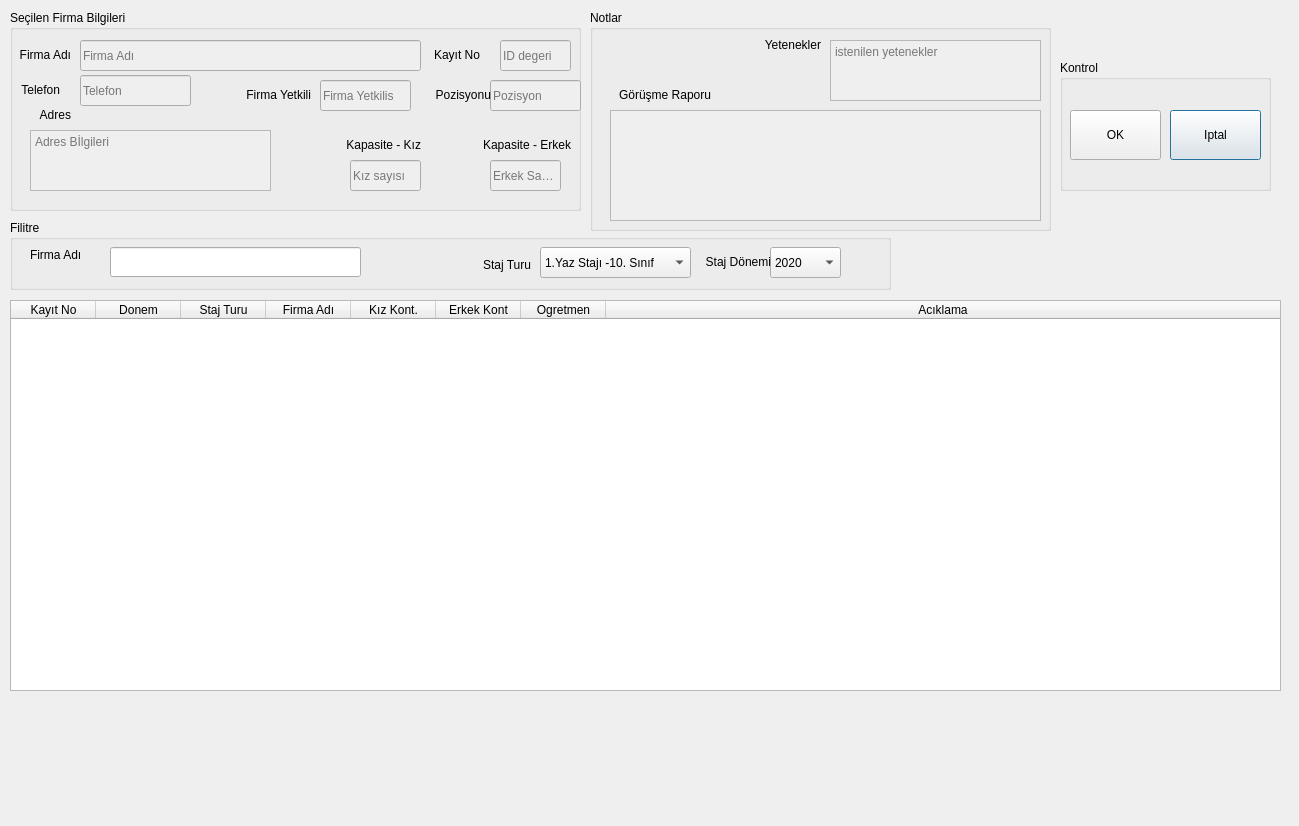
<?xml version="1.0" encoding="UTF-8"?>
<ui version="4.0">
 <class>Dialog</class>
 <widget class="QDialog" name="Dialog">
  <property name="geometry">
   <rect>
    <x>0</x>
    <y>0</y>
    <width>1299</width>
    <height>826</height>
   </rect>
  </property>
  <property name="windowTitle">
   <string>Dialog</string>
  </property>
  <widget class="QGroupBox" name="groupBox_23">
   <property name="geometry">
    <rect>
     <x>10</x>
     <y>10</y>
     <width>571</width>
     <height>201</height>
    </rect>
   </property>
   <property name="title">
    <string>Seçilen Firma Bilgileri</string>
   </property>
   <widget class="QLabel" name="label_84">
    <property name="geometry">
     <rect>
      <x>-1</x>
      <y>65</y>
      <width>51</width>
      <height>30</height>
     </rect>
    </property>
    <property name="midLineWidth">
     <number>0</number>
    </property>
    <property name="text">
     <string>Telefon</string>
    </property>
    <property name="alignment">
     <set>Qt::AlignRight|Qt::AlignTrailing|Qt::AlignVCenter</set>
    </property>
   </widget>
   <widget class="QLineEdit" name="lineEdit_69">
    <property name="enabled">
     <bool>false</bool>
    </property>
    <property name="geometry">
     <rect>
      <x>70</x>
      <y>30</y>
      <width>341</width>
      <height>31</height>
     </rect>
    </property>
    <property name="text">
     <string/>
    </property>
    <property name="placeholderText">
     <string>Firma Adı</string>
    </property>
   </widget>
   <widget class="QLabel" name="label_86">
    <property name="geometry">
     <rect>
      <x>0</x>
      <y>30</y>
      <width>61</width>
      <height>30</height>
     </rect>
    </property>
    <property name="midLineWidth">
     <number>0</number>
    </property>
    <property name="text">
     <string>Firma Adı</string>
    </property>
    <property name="alignment">
     <set>Qt::AlignRight|Qt::AlignTrailing|Qt::AlignVCenter</set>
    </property>
   </widget>
   <widget class="QLineEdit" name="lineEdit_71">
    <property name="enabled">
     <bool>false</bool>
    </property>
    <property name="geometry">
     <rect>
      <x>70</x>
      <y>65</y>
      <width>111</width>
      <height>31</height>
     </rect>
    </property>
    <property name="text">
     <string/>
    </property>
    <property name="placeholderText">
     <string>Telefon</string>
    </property>
   </widget>
   <widget class="QLabel" name="label_81">
    <property name="geometry">
     <rect>
      <x>20</x>
      <y>90</y>
      <width>41</width>
      <height>30</height>
     </rect>
    </property>
    <property name="midLineWidth">
     <number>0</number>
    </property>
    <property name="text">
     <string>Adres</string>
    </property>
    <property name="alignment">
     <set>Qt::AlignRight|Qt::AlignTrailing|Qt::AlignVCenter</set>
    </property>
   </widget>
   <widget class="QTextEdit" name="textEdit_6">
    <property name="enabled">
     <bool>false</bool>
    </property>
    <property name="geometry">
     <rect>
      <x>20</x>
      <y>120</y>
      <width>241</width>
      <height>61</height>
     </rect>
    </property>
    <property name="placeholderText">
     <string>Adres Bİlgileri</string>
    </property>
   </widget>
   <widget class="QLineEdit" name="lineEdit_80">
    <property name="enabled">
     <bool>false</bool>
    </property>
    <property name="geometry">
     <rect>
      <x>480</x>
      <y>70</y>
      <width>91</width>
      <height>31</height>
     </rect>
    </property>
    <property name="text">
     <string/>
    </property>
    <property name="placeholderText">
     <string>Pozisyon</string>
    </property>
   </widget>
   <widget class="QLabel" name="label_94">
    <property name="geometry">
     <rect>
      <x>220</x>
      <y>70</y>
      <width>81</width>
      <height>30</height>
     </rect>
    </property>
    <property name="midLineWidth">
     <number>0</number>
    </property>
    <property name="text">
     <string>Firma Yetkili</string>
    </property>
    <property name="alignment">
     <set>Qt::AlignRight|Qt::AlignTrailing|Qt::AlignVCenter</set>
    </property>
   </widget>
   <widget class="QLineEdit" name="lineEdit_79">
    <property name="enabled">
     <bool>false</bool>
    </property>
    <property name="geometry">
     <rect>
      <x>310</x>
      <y>70</y>
      <width>91</width>
      <height>31</height>
     </rect>
    </property>
    <property name="text">
     <string/>
    </property>
    <property name="placeholderText">
     <string>Firma Yetkilis</string>
    </property>
   </widget>
   <widget class="QLabel" name="label_95">
    <property name="geometry">
     <rect>
      <x>400</x>
      <y>70</y>
      <width>81</width>
      <height>30</height>
     </rect>
    </property>
    <property name="midLineWidth">
     <number>0</number>
    </property>
    <property name="text">
     <string>Pozisyonu</string>
    </property>
    <property name="alignment">
     <set>Qt::AlignRight|Qt::AlignTrailing|Qt::AlignVCenter</set>
    </property>
   </widget>
   <widget class="QLineEdit" name="lineEdit_77">
    <property name="enabled">
     <bool>false</bool>
    </property>
    <property name="geometry">
     <rect>
      <x>340</x>
      <y>150</y>
      <width>71</width>
      <height>31</height>
     </rect>
    </property>
    <property name="text">
     <string/>
    </property>
    <property name="placeholderText">
     <string>Kız sayısı</string>
    </property>
   </widget>
   <widget class="QLabel" name="label_93">
    <property name="geometry">
     <rect>
      <x>330</x>
      <y>120</y>
      <width>81</width>
      <height>30</height>
     </rect>
    </property>
    <property name="midLineWidth">
     <number>0</number>
    </property>
    <property name="text">
     <string>Kapasite - Kız</string>
    </property>
    <property name="alignment">
     <set>Qt::AlignRight|Qt::AlignTrailing|Qt::AlignVCenter</set>
    </property>
   </widget>
   <widget class="QLabel" name="label_97">
    <property name="geometry">
     <rect>
      <x>460</x>
      <y>120</y>
      <width>101</width>
      <height>30</height>
     </rect>
    </property>
    <property name="midLineWidth">
     <number>0</number>
    </property>
    <property name="text">
     <string>Kapasite - Erkek</string>
    </property>
    <property name="alignment">
     <set>Qt::AlignRight|Qt::AlignTrailing|Qt::AlignVCenter</set>
    </property>
   </widget>
   <widget class="QLineEdit" name="lineEdit_81">
    <property name="enabled">
     <bool>false</bool>
    </property>
    <property name="geometry">
     <rect>
      <x>480</x>
      <y>150</y>
      <width>71</width>
      <height>31</height>
     </rect>
    </property>
    <property name="text">
     <string/>
    </property>
    <property name="placeholderText">
     <string>Erkek Sayısı</string>
    </property>
   </widget>
   <widget class="QLabel" name="label_32">
    <property name="enabled">
     <bool>true</bool>
    </property>
    <property name="geometry">
     <rect>
      <x>419</x>
      <y>30</y>
      <width>51</width>
      <height>30</height>
     </rect>
    </property>
    <property name="midLineWidth">
     <number>0</number>
    </property>
    <property name="text">
     <string>Kayıt No</string>
    </property>
    <property name="alignment">
     <set>Qt::AlignRight|Qt::AlignTrailing|Qt::AlignVCenter</set>
    </property>
   </widget>
   <widget class="QLineEdit" name="lineEdit_25">
    <property name="enabled">
     <bool>false</bool>
    </property>
    <property name="geometry">
     <rect>
      <x>490</x>
      <y>30</y>
      <width>71</width>
      <height>31</height>
     </rect>
    </property>
    <property name="placeholderText">
     <string>ID degeri</string>
    </property>
   </widget>
  </widget>
  <widget class="QTableWidget" name="tableWidget_7">
   <property name="geometry">
    <rect>
     <x>10</x>
     <y>300</y>
     <width>1271</width>
     <height>391</height>
    </rect>
   </property>
   <property name="sizeAdjustPolicy">
    <enum>QAbstractScrollArea::AdjustToContents</enum>
   </property>
   <property name="editTriggers">
    <set>QAbstractItemView::NoEditTriggers</set>
   </property>
   <property name="selectionMode">
    <enum>QAbstractItemView::SingleSelection</enum>
   </property>
   <property name="selectionBehavior">
    <enum>QAbstractItemView::SelectRows</enum>
   </property>
   <property name="sortingEnabled">
    <bool>true</bool>
   </property>
   <attribute name="horizontalHeaderCascadingSectionResizes">
    <bool>true</bool>
   </attribute>
   <attribute name="horizontalHeaderDefaultSectionSize">
    <number>85</number>
   </attribute>
   <attribute name="horizontalHeaderShowSortIndicator" stdset="0">
    <bool>true</bool>
   </attribute>
   <attribute name="horizontalHeaderStretchLastSection">
    <bool>true</bool>
   </attribute>
   <column>
    <property name="text">
     <string>Kayıt No</string>
    </property>
   </column>
   <column>
    <property name="text">
     <string>Donem</string>
    </property>
   </column>
   <column>
    <property name="text">
     <string>Staj Turu</string>
    </property>
   </column>
   <column>
    <property name="text">
     <string>Firma Adı</string>
    </property>
   </column>
   <column>
    <property name="text">
     <string>Kız Kont.</string>
    </property>
   </column>
   <column>
    <property name="text">
     <string>Erkek Kont</string>
    </property>
   </column>
   <column>
    <property name="text">
     <string>Ogretmen</string>
    </property>
   </column>
   <column>
    <property name="text">
     <string>Acıklama</string>
    </property>
   </column>
  </widget>
  <widget class="QGroupBox" name="groupBox_27">
   <property name="geometry">
    <rect>
     <x>1060</x>
     <y>60</y>
     <width>211</width>
     <height>131</height>
    </rect>
   </property>
   <property name="title">
    <string>Kontrol</string>
   </property>
   <widget class="QPushButton" name="pushButton_2">
    <property name="geometry">
     <rect>
      <x>110</x>
      <y>50</y>
      <width>91</width>
      <height>50</height>
     </rect>
    </property>
    <property name="text">
     <string>Iptal</string>
    </property>
   </widget>
   <widget class="QPushButton" name="pushButton">
    <property name="geometry">
     <rect>
      <x>10</x>
      <y>50</y>
      <width>91</width>
      <height>50</height>
     </rect>
    </property>
    <property name="text">
     <string>OK</string>
    </property>
   </widget>
  </widget>
  <widget class="QGroupBox" name="groupBox">
   <property name="geometry">
    <rect>
     <x>590</x>
     <y>10</y>
     <width>461</width>
     <height>221</height>
    </rect>
   </property>
   <property name="title">
    <string>Notlar</string>
   </property>
   <widget class="QTextEdit" name="textEdit_8">
    <property name="enabled">
     <bool>false</bool>
    </property>
    <property name="geometry">
     <rect>
      <x>240</x>
      <y>30</y>
      <width>211</width>
      <height>61</height>
     </rect>
    </property>
    <property name="html">
     <string>&lt;!DOCTYPE HTML PUBLIC &quot;-//W3C//DTD HTML 4.0//EN&quot; &quot;http://www.w3.org/TR/REC-html40/strict.dtd&quot;&gt;
&lt;html&gt;&lt;head&gt;&lt;meta name=&quot;qrichtext&quot; content=&quot;1&quot; /&gt;&lt;style type=&quot;text/css&quot;&gt;
p, li { white-space: pre-wrap; }
&lt;/style&gt;&lt;/head&gt;&lt;body style=&quot; font-family:'MS Shell Dlg 2'; font-size:7.8pt; font-weight:400; font-style:normal;&quot;&gt;
&lt;p style=&quot;-qt-paragraph-type:empty; margin-top:0px; margin-bottom:0px; margin-left:0px; margin-right:0px; -qt-block-indent:0; text-indent:0px;&quot;&gt;&lt;br /&gt;&lt;/p&gt;&lt;/body&gt;&lt;/html&gt;</string>
    </property>
    <property name="placeholderText">
     <string>istenilen yetenekler</string>
    </property>
   </widget>
   <widget class="QTextEdit" name="textEdit_9">
    <property name="enabled">
     <bool>false</bool>
    </property>
    <property name="geometry">
     <rect>
      <x>20</x>
      <y>100</y>
      <width>431</width>
      <height>111</height>
     </rect>
    </property>
   </widget>
   <widget class="QLabel" name="label_98">
    <property name="geometry">
     <rect>
      <x>150</x>
      <y>20</y>
      <width>81</width>
      <height>30</height>
     </rect>
    </property>
    <property name="midLineWidth">
     <number>0</number>
    </property>
    <property name="text">
     <string>Yetenekler</string>
    </property>
    <property name="alignment">
     <set>Qt::AlignRight|Qt::AlignTrailing|Qt::AlignVCenter</set>
    </property>
   </widget>
   <widget class="QLabel" name="label_99">
    <property name="geometry">
     <rect>
      <x>10</x>
      <y>70</y>
      <width>111</width>
      <height>30</height>
     </rect>
    </property>
    <property name="midLineWidth">
     <number>0</number>
    </property>
    <property name="text">
     <string>Görüşme Raporu</string>
    </property>
    <property name="alignment">
     <set>Qt::AlignRight|Qt::AlignTrailing|Qt::AlignVCenter</set>
    </property>
   </widget>
  </widget>
  <widget class="QGroupBox" name="groupBox_2">
   <property name="geometry">
    <rect>
     <x>10</x>
     <y>220</y>
     <width>881</width>
     <height>70</height>
    </rect>
   </property>
   <property name="title">
    <string>Filitre</string>
   </property>
   <widget class="QComboBox" name="comboBox_14">
    <property name="geometry">
     <rect>
      <x>760</x>
      <y>27</y>
      <width>71</width>
      <height>31</height>
     </rect>
    </property>
    <item>
     <property name="text">
      <string>2020</string>
     </property>
    </item>
    <item>
     <property name="text">
      <string>2021</string>
     </property>
    </item>
    <item>
     <property name="text">
      <string>2022</string>
     </property>
    </item>
    <item>
     <property name="text">
      <string>2023</string>
     </property>
    </item>
    <item>
     <property name="text">
      <string>2024</string>
     </property>
    </item>
    <item>
     <property name="text">
      <string>2025</string>
     </property>
    </item>
    <item>
     <property name="text">
      <string>2026</string>
     </property>
    </item>
    <item>
     <property name="text">
      <string>2027</string>
     </property>
    </item>
    <item>
     <property name="text">
      <string>2028</string>
     </property>
    </item>
    <item>
     <property name="text">
      <string>2029</string>
     </property>
    </item>
    <item>
     <property name="text">
      <string>2030</string>
     </property>
    </item>
    <item>
     <property name="text">
      <string>2031</string>
     </property>
    </item>
    <item>
     <property name="text">
      <string>2032</string>
     </property>
    </item>
    <item>
     <property name="text">
      <string>2033</string>
     </property>
    </item>
    <item>
     <property name="text">
      <string>2034</string>
     </property>
    </item>
    <item>
     <property name="text">
      <string>2035</string>
     </property>
    </item>
   </widget>
   <widget class="QLineEdit" name="lineEdit">
    <property name="geometry">
     <rect>
      <x>100</x>
      <y>27</y>
      <width>251</width>
      <height>30</height>
     </rect>
    </property>
   </widget>
   <widget class="QComboBox" name="comboBox_12">
    <property name="geometry">
     <rect>
      <x>530</x>
      <y>27</y>
      <width>151</width>
      <height>31</height>
     </rect>
    </property>
    <item>
     <property name="text">
      <string>1.Yaz Stajı -10. Sınıf</string>
     </property>
    </item>
    <item>
     <property name="text">
      <string>2.Yaz Stajı -11. Sınıf</string>
     </property>
    </item>
    <item>
     <property name="text">
      <string>3.Ara Donem Staj - 10. Sınıf</string>
     </property>
    </item>
    <item>
     <property name="text">
      <string>4.Ara Dönem Staj - 11. Sınıf</string>
     </property>
    </item>
    <item>
     <property name="text">
      <string>10.Sınıf Eksik Staj</string>
     </property>
    </item>
    <item>
     <property name="text">
      <string>11.Sınıf Eksik Staj</string>
     </property>
    </item>
    <item>
     <property name="text">
      <string>Diğer - Eksik Staj</string>
     </property>
    </item>
   </widget>
   <widget class="QLabel" name="label">
    <property name="geometry">
     <rect>
      <x>20</x>
      <y>20</y>
      <width>55</width>
      <height>30</height>
     </rect>
    </property>
    <property name="text">
     <string>Firma Adı</string>
    </property>
   </widget>
   <widget class="QLabel" name="label_96">
    <property name="geometry">
     <rect>
      <x>680</x>
      <y>27</y>
      <width>81</width>
      <height>30</height>
     </rect>
    </property>
    <property name="midLineWidth">
     <number>0</number>
    </property>
    <property name="text">
     <string>Staj Dönemi</string>
    </property>
    <property name="alignment">
     <set>Qt::AlignRight|Qt::AlignTrailing|Qt::AlignVCenter</set>
    </property>
   </widget>
   <widget class="QLabel" name="label_79">
    <property name="geometry">
     <rect>
      <x>460</x>
      <y>30</y>
      <width>61</width>
      <height>30</height>
     </rect>
    </property>
    <property name="midLineWidth">
     <number>0</number>
    </property>
    <property name="text">
     <string>Staj Turu</string>
    </property>
    <property name="alignment">
     <set>Qt::AlignRight|Qt::AlignTrailing|Qt::AlignVCenter</set>
    </property>
   </widget>
  </widget>
 </widget>
 <resources/>
 <connections/>
</ui>
